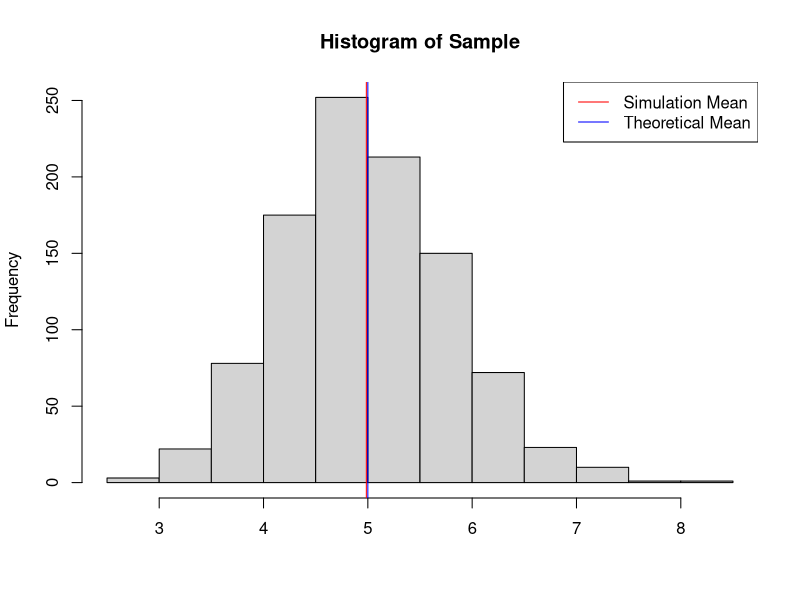
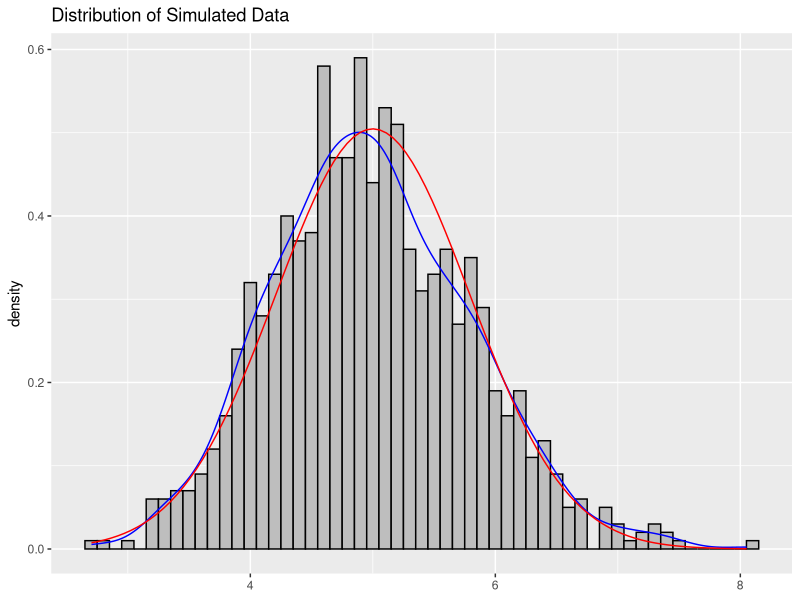
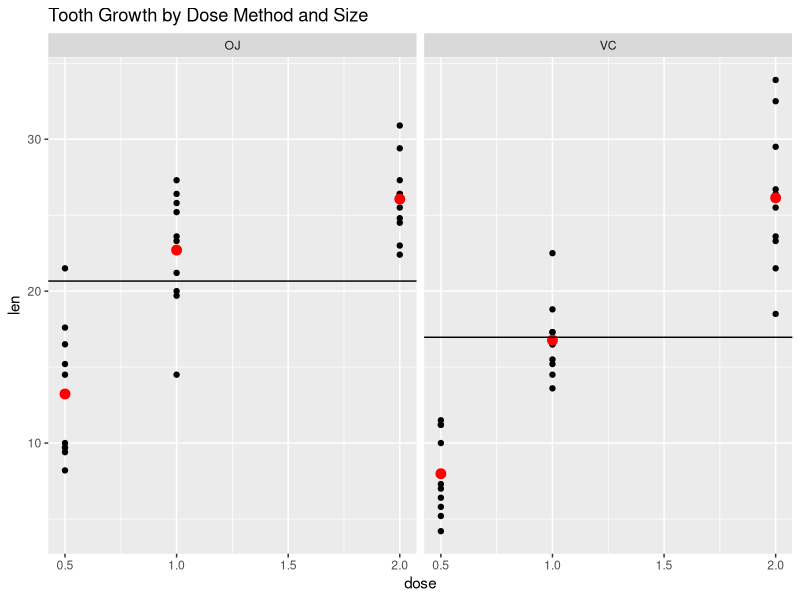

These figures' R source, in order:
## ---- chunk 1
knitr::opts_chunk$set(echo = TRUE)
## ---- chunk 2
#Install all libraries
library(ggplot2)
library(datasets)
## ---- chunk 3
#Set up variables
set.seed(248)
lambda<- 0.2
n<-40

#run similuation 1000 times
datasimulation<-NULL
for (i in 1:1000){
        datasimulation[i]<-mean(rexp(n,lambda))
}

#samplemeans<-NULL
#Sample 40 means (with replacement)
#samplemeans<-datasimulation[sample(1:1000,40,replace=TRUE)]

#Histogram the sample means
#Theoretical mean is 1/lamba

hist(datasimulation,main="Histogram of Sample",xlab=NULL,ylab="Frequency")
abline(v=mean(datasimulation),col="red")
abline(v=1/lambda,col="blue")
legend("topright",c("Simulation Mean","Theoretical Mean"),col=c("red","blue"),lwd=1)
## ---- chunk 4
samplevariance<-var(datasimulation)
theoreticalvariance<-(1/lambda)^2/n
## ---- chunk 5
set.seed(564)
ggplot(data.frame(datasimulation),aes(datasimulation))+
        geom_histogram(binwidth=.1,fill="gray",col=I("black"),
                       aes(y=..density..))+
        geom_density(col="blue")+
        stat_function(fun=dnorm,args=list(mean=1/lambda,
                                          sd=sqrt(theoreticalvariance)),
                      col="red")+
        xlab(NULL)+
        ggtitle("Distribution of Simulated Data")
## ---- chunk 6
data(ToothGrowth)
toothmeans<-data.frame(supp=c("OJ","VC"),
                       lenmean=c(mean(ToothGrowth$len[ToothGrowth$supp=="OJ"]),
                                 mean(ToothGrowth$len[ToothGrowth$supp=="VC"])))
#Explore the data
ggplot(ToothGrowth,aes(x=dose,y=len))+geom_point()+
        facet_grid(.~supp)+
        stat_summary(fun.y="mean",geom="point",col="red",size=3)+
        geom_hline(data = toothmeans,aes(yintercept=lenmean))+
        ggtitle("Tooth Growth by Dose Method and Size")

## ---- chunk 7
#Note: mean1 applies to the OJ group and mean2 applies to the VC group
mean1<-mean(ToothGrowth$len[ToothGrowth$supp=="OJ"])
mean2<-mean(ToothGrowth$len[ToothGrowth$supp=="VC"])
n1<-length(ToothGrowth$len[ToothGrowth$supp=="OJ"])
n2<-length(ToothGrowth$len[ToothGrowth$supp=="VC"])
var1<-var(ToothGrowth$len[ToothGrowth$supp=="OJ"])
var2<-var(ToothGrowth$len[ToothGrowth$supp=="VC"])

sp<-((n-1)*var1+(n2-1)*var2)/(n1+n2-2)
mean1-mean2+c(1,-1)*qt(.975,df=(n1+n2-2))*sqrt(sp)*sqrt(1/n1+1/n2)            

t.test(ToothGrowth$len[ToothGrowth$supp == "OJ"], ToothGrowth$len[ToothGrowth$supp == 
    "VC"],alternative = "greater")

## ---- chunk 8
#Note: mean1 applies to the OJ group and mean2 applies to the VC group
mean1<-mean(ToothGrowth$len[ToothGrowth$supp=="OJ"&ToothGrowth$dose==0.5])
mean2<-mean(ToothGrowth$len[ToothGrowth$supp=="VC"&ToothGrowth$dose==0.5])
n1<-length(ToothGrowth$len[ToothGrowth$supp=="OJ"&ToothGrowth$dose==0.5])
n2<-length(ToothGrowth$len[ToothGrowth$supp=="VC"&ToothGrowth$dose==0.5])
var1<-var(ToothGrowth$len[ToothGrowth$supp=="OJ"&ToothGrowth$dose==0.5])
var2<-var(ToothGrowth$len[ToothGrowth$supp=="VC"&ToothGrowth$dose==0.5])

sp<-((n-1)*var1+(n2-1)*var2)/(n1+n2-2)
mean1-mean2+c(1,-1)*qt(.975,df=(n1+n2-2))*sqrt(sp)*sqrt(1/n1+1/n2)            

## ---- chunk 9
#Note: mean1 applies to the OJ group and mean2 applies to the VC group
mean1<-mean(ToothGrowth$len[ToothGrowth$supp=="OJ"&ToothGrowth$dose==1])
mean2<-mean(ToothGrowth$len[ToothGrowth$supp=="VC"&ToothGrowth$dose==1])
n1<-length(ToothGrowth$len[ToothGrowth$supp=="OJ"&ToothGrowth$dose==1])
n2<-length(ToothGrowth$len[ToothGrowth$supp=="VC"&ToothGrowth$dose==1])
var1<-var(ToothGrowth$len[ToothGrowth$supp=="OJ"&ToothGrowth$dose==1])
var2<-var(ToothGrowth$len[ToothGrowth$supp=="VC"&ToothGrowth$dose==1])

sp<-((n-1)*var1+(n2-1)*var2)/(n1+n2-2)
mean1-mean2+c(1,-1)*qt(.975,df=(n1+n2-2))*sqrt(sp)*sqrt(1/n1+1/n2)            

## ---- chunk 10
#Note: mean1 applies to the OJ group and mean2 applies to the VC group
mean1<-mean(ToothGrowth$len[ToothGrowth$supp=="OJ"&ToothGrowth$dose==2])
mean2<-mean(ToothGrowth$len[ToothGrowth$supp=="VC"&ToothGrowth$dose==2])
n1<-length(ToothGrowth$len[ToothGrowth$supp=="OJ"&ToothGrowth$dose==2])
n2<-length(ToothGrowth$len[ToothGrowth$supp=="VC"&ToothGrowth$dose==2])
var1<-var(ToothGrowth$len[ToothGrowth$supp=="OJ"&ToothGrowth$dose==2])
var2<-var(ToothGrowth$len[ToothGrowth$supp=="VC"&ToothGrowth$dose==2])

sp<-((n-1)*var1+(n2-1)*var2)/(n1+n2-2)
mean1-mean2+c(1,-1)*qt(.975,df=(n1+n2-2))*sqrt(sp)*sqrt(1/n1+1/n2)            

t.test(ToothGrowth$len[ToothGrowth$supp == "OJ"], ToothGrowth$len[ToothGrowth$supp == 
    "VC"])

